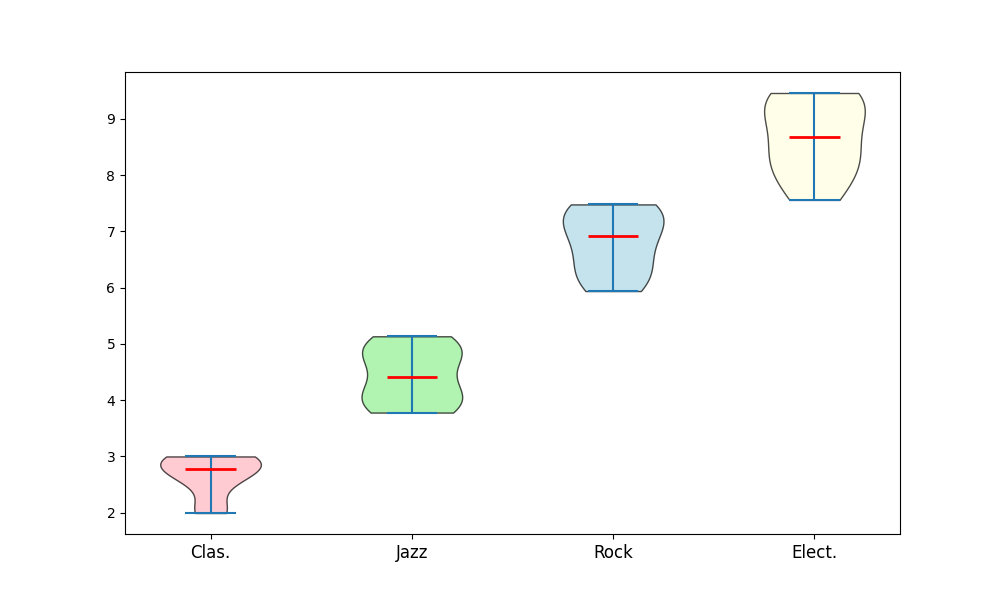

Write Python code to recreate this figure.
import matplotlib.pyplot as plt
import numpy as np

# Data
classical_var = [1.995, 2.07, 2.94, 2.97, 2.7, 2.548, 2.784, 3.0, 3.0, 2.754]
jazz_var = [3.8, 3.78, 4.62, 4.95, 4.968, 4.214, 4.032, 4.1, 5.136, 4.794]
rock_var = [6.175, 5.94, 7.035, 7.48, 7.452, 6.566, 6.24, 6.8, 7.383, 7.14]
electronic_var = [7.885, 7.56, 8.925, 9.46, 9.396, 8.428, 8.16, 8.4, 9.416, 9.078]
violin_plot_data = [classical_var, jazz_var, rock_var, electronic_var]
labels = ["Clas.", "Jazz", "Rock", "Elect."]

fig, ax = plt.subplots(figsize=(10, 6))
violin_parts = ax.violinplot(violin_plot_data, vert=True, showmeans=False, showmedians=True)

# Shuffled colors assigned to each data group
colors = ['lightpink', 'lightgreen', 'lightblue', 'lightyellow']
for pc, color in zip(violin_parts['bodies'], colors):
    pc.set_facecolor(color)
    pc.set_edgecolor('black')
    pc.set_alpha(0.7)

violin_parts['cmedians'].set_color('red')
violin_parts['cmedians'].set_linewidth(2)

ax.set_xticks(np.arange(1, len(labels) + 1))
ax.set_xticklabels(labels, fontsize=12)

plt.show()
